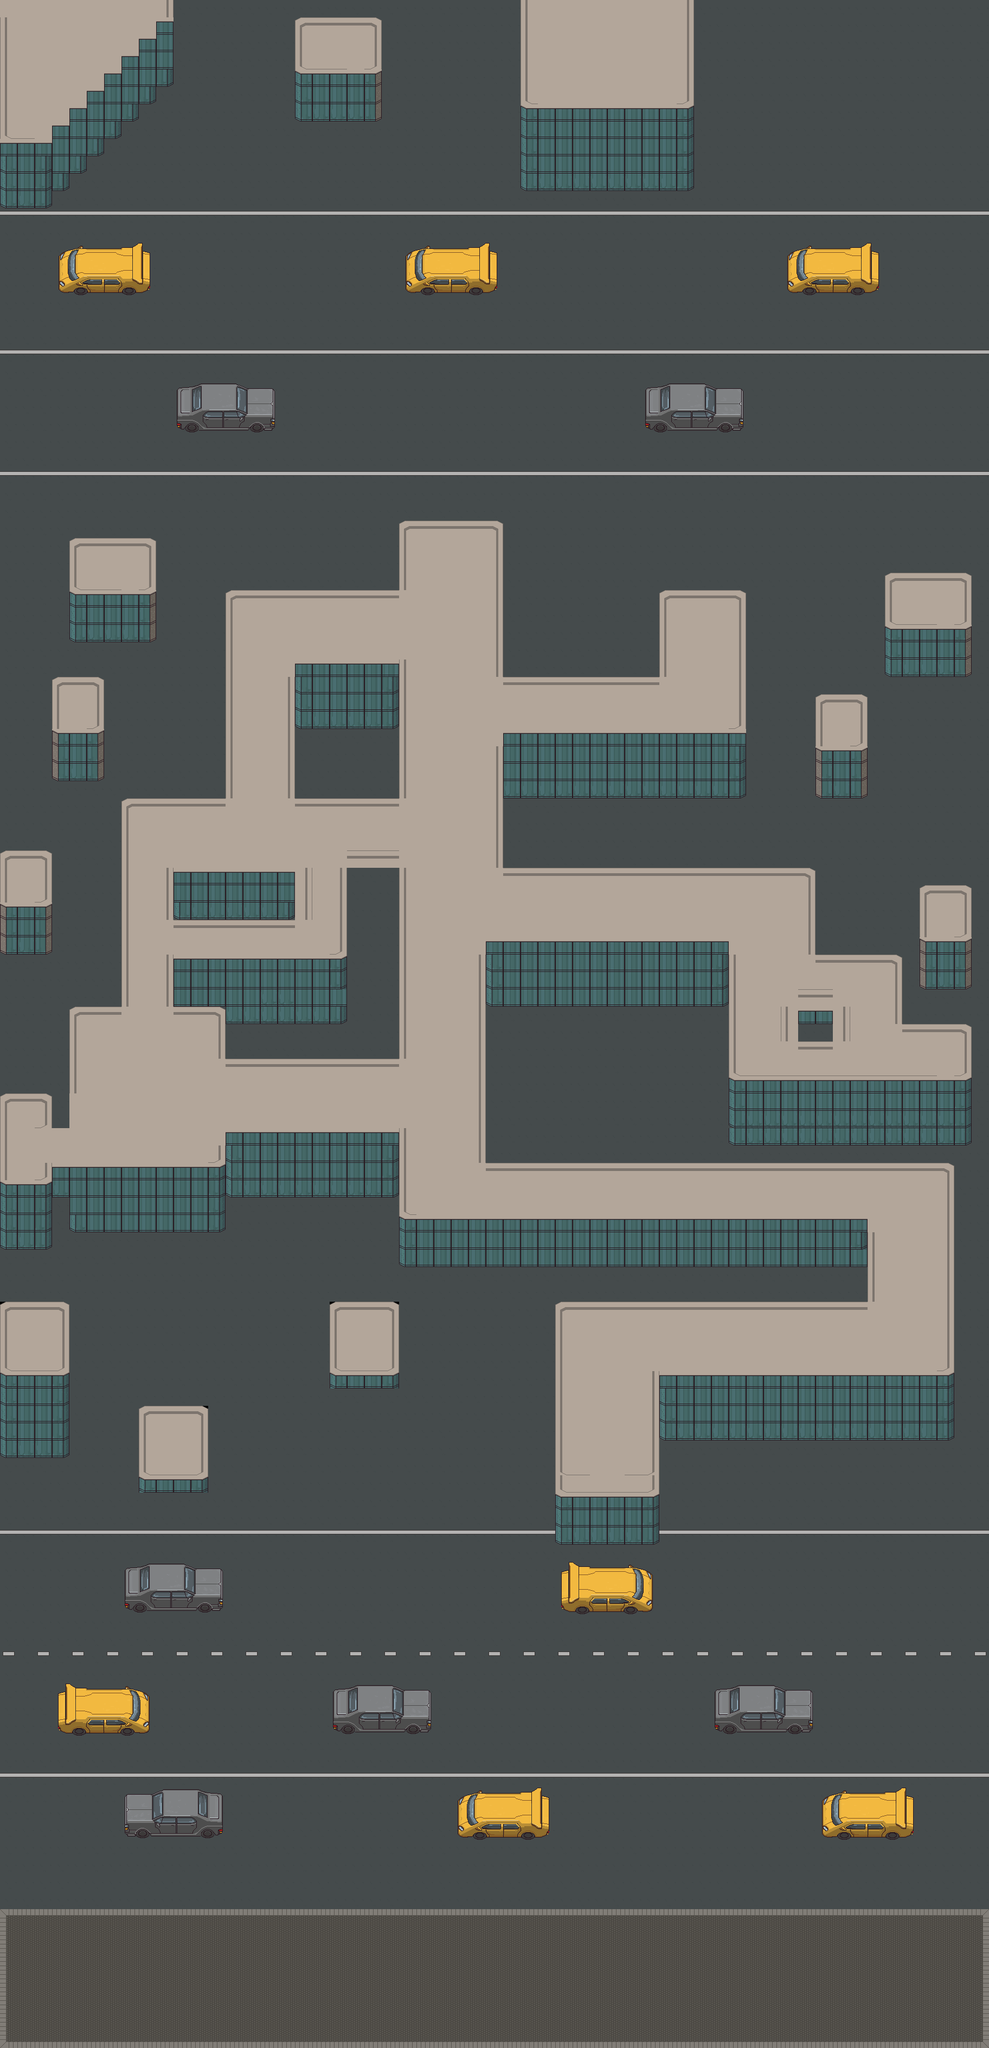

The image is a tile-based game level rendered from a .tmx file. Its description and source (layers, tilesets, objects; grid data summarised) follow:
An orthogonal 57x118 tile map with 32x32 px tiles, 3 tile layers (Tile Layer 2, Tile Layer 3, Tile Layer 1), 5 tilesets.

<map version="1.2" tiledversion="1.2.1" orientation="orthogonal" renderorder="right-down" width="57" height="118" tilewidth="32" tileheight="32" infinite="0" nextlayerid="15" nextobjectid="1">
 <tileset firstgid="1" source="Sidewalk_dark_TileSet.tsx" />
 <tileset firstgid="17" source="Cars_final.tsx" />
 <tileset firstgid="149" source="street_dark_TileSet.tsx" />
 <tileset firstgid="173" source="road_markings_white_TileSet.tsx" />
 <tileset firstgid="398" source="Building_TileSet.tsx" />
 <layer id="12" name="Tile Layer 2" width="57" height="118">
  <data>[6726 cells, 6208 non-empty, 2 distinct tile ids]</data>
 </layer>
 <layer id="13" name="Tile Layer 3" width="57" height="118">
  <data>[6726 cells, 313 non-empty, 3 distinct tile ids]</data>
 </layer>
 <layer id="14" name="Tile Layer 1" width="57" height="118">
  <data>[6726 cells, 2654 non-empty, 106 distinct tile ids]</data>
 </layer>
</map>
